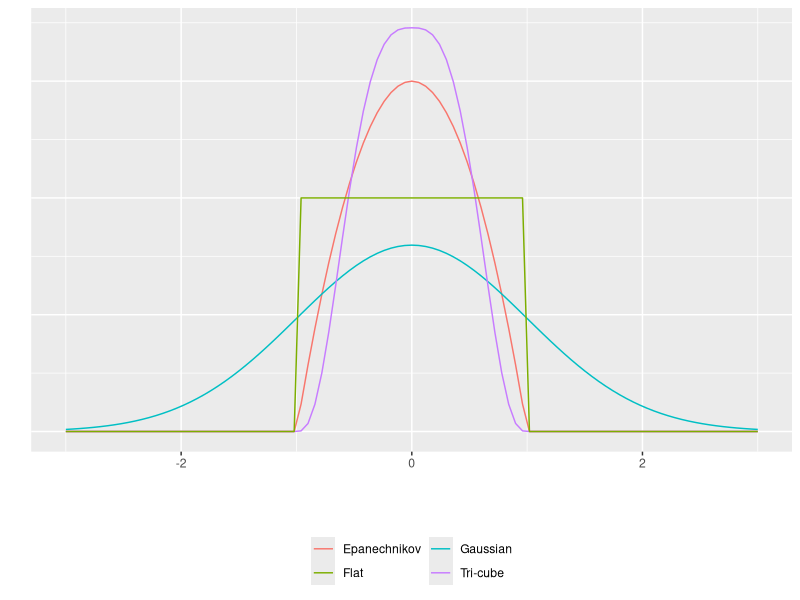

Write the R code that produced this figure.
## ---- chunk 1
knitr::opts_chunk$set(
  collapse = TRUE,
  comment = "#>"
)
require(ggplot2)
## ---- chunk 2
ggplot(data.frame(x=c(-3, 3)), aes(x)) +
  stat_function(fun=function(x) ifelse(abs(x)<=1, 3/4*(1 - x^2), 0), aes(colour="Epanechnikov")) +
  stat_function(fun=function(x) sqrt(2*pi)^-1*exp(-1/2*x^2), aes(colour="Gaussian")) +
  stat_function(fun=function(x) ifelse(abs(x)<=1, (1 - abs(x)^3)^3, 0)/1.1571, aes(colour="Tri-cube")) + 
  stat_function(fun=function(x) ifelse(abs(x)<=1, 0.5, 0), aes(colour="Flat")) +
  ylab("") + xlab("") + labs(color = "") + 
  guides(colour=guide_legend(ncol=2)) +
  theme(legend.position="bottom", 
        legend.direction="vertical",
        axis.text.y = element_blank(),
        axis.ticks.y = element_blank()) 
